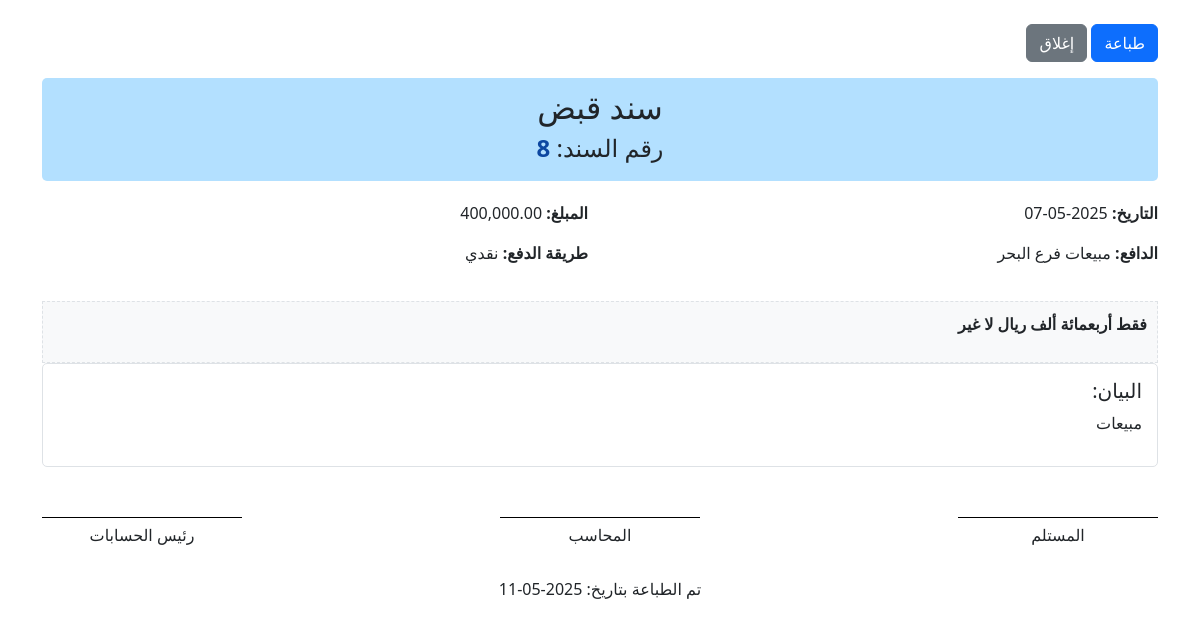
The page /receipt_vouchers/print/8 (signed in) on the database its author committed.
### tables this page shows
CREATE TABLE "receipt_vouchers" (
	"id"	INTEGER,
	"voucher_number"	INTEGER NOT NULL,
	"voucher_date"	DATE NOT NULL,
	"payer"	TEXT NOT NULL,
	"amount"	REAL NOT NULL,
	"payment_method"	TEXT NOT NULL,
	"check_number"	TEXT,
	"check_date"	DATE,
	"description"	TEXT,
	"financial_year_id"	INTEGER NOT NULL,
	"created_by"	INTEGER NOT NULL,
	"created_at"	TIMESTAMP DEFAULT CURRENT_TIMESTAMP,
	"updated_by"	INTEGER,
	"updated_at"	TIMESTAMP,
	"is_posted"	INTEGER DEFAULT 0,
	"posted_by"	INTEGER,
	"posted_at"	TIMESTAMP,
	PRIMARY KEY("id" AUTOINCREMENT),
	FOREIGN KEY("created_by") REFERENCES "users"("id"),
	FOREIGN KEY("financial_year_id") REFERENCES "financial_years"("id"),
	FOREIGN KEY("posted_by") REFERENCES "users"("id"),
	FOREIGN KEY("updated_by") REFERENCES "users"("id")
);

### app.py (the view)
@app.route('/receipt_vouchers/print/<int:voucher_id>')
@require_login
def print_receipt_voucher(voucher_id):
    conn = None
    try:
        conn = get_db()
        cursor = conn.cursor()
        cursor.execute("""
            SELECT rv.*, fy.year_name, u.username as created_by_name
            FROM receipt_vouchers rv
            LEFT JOIN financial_years fy ON rv.financial_year_id = fy.id
            LEFT JOIN users u ON rv.created_by = u.id
            WHERE rv.id = ?
        """, (voucher_id,))
        voucher = cursor.fetchone()
        if not voucher:
            flash('سند القبض المطلوب غير موجود.', 'danger')
            return redirect(url_for('list_receipt_vouchers'))
        amount_in_words = amount_to_arabic_words(voucher['amount'])
        current_date = datetime.now().strftime('%Y-%m-%d')
        return render_template('print_receipt_voucher.html',
                              voucher=voucher,
                              amount_in_words=amount_in_words,
                              current_date=current_date,
                              print_mode=True)
    except sqlite3.Error as e:
        flash(f"حدث خطأ أثناء جلب بيانات سند القبض: {e}", 'danger')
        return redirect(url_for('list_receipt_vouchers'))
    finally:
        if conn:
            conn.close()

### app.py (called while the page is built, shortened)
@app.before_request
def handle_fiscal_years_alias():
    try:
        conn = get_db()
        cursor = conn.cursor()
        cursor.execute("SELECT name FROM sqlite_master WHERE type='table' AND name='fiscal_years'")
        if not cursor.fetchone():
            cursor.execute("CREATE VIEW IF NOT EXISTS fiscal_years AS SELECT * FROM financial_years")
            conn.commit()
    except sqlite3.Error as e:
        print(f"خطأ في إنشاء fiscal_years view: {e}")
    finally:
        if conn:
            conn.close()

def is_logged_in():
    return 'user_id' in session

def require_login(f):
    @wraps(f)
    def decorated_function(*args, **kwargs):
        if not is_logged_in():
            flash('الرجاء تسجيل الدخول للوصول إلى هذه الصفحة.', 'warning')
            return redirect(url_for('login', next=request.url)) # تمرير الصفحة المطلوبة بعد تسجيل الدخول
        return f(*args, **kwargs)
    return decorated_function

def get_company_profile():
    company_profile_path = os.path.join(os.path.dirname(__file__), 'company_profile.json')
    try:
        with open(company_profile_path, 'r', encoding='utf-8') as file:
            company_profile = json.load(file)
    except Exception as e:
        company_profile = {
            "companyName": "شركة مستويات التشغيل للمقاولات",
            "commercialRegistrationNumber": "450258658",
            "taxIdentificationNumber": "450258658300258",
            "logoPath": "assets/images/logo.png"
        }
        print(f"خطأ في قراءة ملف معلومات الشركة: {e}")
    if 'logoPath' in company_profile:
        if not company_profile['logoPath'].startswith('static/'):
            company_profile['logoPath'] = 'assets/images/logo.png'
    return company_profile

@app.context_processor
def inject_company_profile():
    return {'company_profile': get_company_profile()}

def number_to_words(number):
    units = ['', 'واحد', 'اثنان', 'ثلاثة', 'أربعة', 'خمسة', 'ستة', 'سبعة', 'ثمانية', 'تسعة', 'عشرة',
             'أحد عشر', 'اثنا عشر', 'ثلاثة عشر', 'أربعة عشر', 'خمسة عشر', 'ستة عشر', 'سبعة عشر', 'ثمانية عشر', 'تسعة عشر']
    tens = ['', '', 'عشرون', 'ثلاثون', 'أربعون', 'خمسون', 'ستون', 'سبعون', 'ثمانون', 'تسعون']
    hundreds = ['', 'مائة', 'مائتان', 'ثلاثمائة', 'أربعمائة', 'خمسمائة', 'ستمائة', 'سبعمائة', 'ثمانمائة', 'تسعمائة']
    words = ''
    hundreds_value = number // 100
    if hundreds_value > 0:
        words += hundreds[hundreds_value] + ' '
        number %= 100
    return words

### templates/print_receipt_voucher.html (shortened to what this page needs)
<!DOCTYPE html>
<html lang="ar" dir="rtl">
<head>
    <link href="https://cdn.jsdelivr.net/npm/bootstrap@5.3.0-alpha1/dist/css/bootstrap.rtl.min.css" rel="stylesheet">
</head>
<body>
    <div class="container mt-4">
        <div class="no-print mb-3">
            <button onclick="window.print()" class="btn btn-primary">
                 طباعة
            </button>
            <button onclick="window.close()" class="btn btn-secondary">
                إغلاق
            </button>
        </div>
        <div class="voucher-header">
            <h2>سند قبض</h2>
            <h4>رقم السند: <span class="voucher-number">{{ voucher.voucher_number }}</span></h4>
        </div>
        <div class="voucher-info row">
            <div class="col-md-6">
                <p><strong>التاريخ:</strong> {{ voucher.voucher_date }}</p>
                <p><strong>الدافع:</strong> {{ voucher.payer }}</p>
            </div>
            <div class="col-md-6">
                <p><strong>المبلغ:</strong> {{ "{:,.2f}".format(voucher.amount) }}</p>
                <p><strong>طريقة الدفع:</strong>
                    {% if voucher.payment_method == 'cash' %}
                        نقداً
                    {% elif voucher.payment_method == 'check' %}
                        شيك رقم {{ voucher.check_number }}
                    {% elif voucher.payment_method == 'bank_transfer' %}
                        تحويل بنكي
                    {% else %}
                        {{ voucher.payment_method }}
                    {% endif %}
                </p>
            </div>
        </div>
        <div class="amount-words">
            <p>فقط {{ amount_in_words }} لا غير</p>
        </div>
        <div class="voucher-details">
            <h5>البيان:</h5>
            <p>{{ voucher.description }}</p>
        </div>
        <div class="signature-area">
            <div class="signature-box">
                {% if 'تحويل بنكي' in voucher.payment_method or voucher.payment_method == 'bank_transfer' %}
                تحويل بنكي
                {% else %}
                المستلم
                {% endif %}
            </div>
            <div class="signature-box">
                المحاسب
            </div>
            <div class="signature-box">
                رئيس الحسابات
            </div>
        </div>
        <div class="print-footer">
            <p>تم الطباعة بتاريخ: {{ current_date }}</p>
        </div>
    </div>
</body>
</html>

### templates/print_receipt_voucher.html (style rules this page uses)
.voucher-header { background-color: #b3e0ff; padding: 10px; border-radius: 5px; margin-bottom: 20px; text-align: center; }
.voucher-info { margin-bottom: 20px; }
.voucher-details { border: 1px solid #dee2e6; padding: 15px; border-radius: 5px; margin-bottom: 20px; }
.print-footer { margin-top: 30px; text-align: center; }
.signature-area { margin-top: 50px; display: flex; justify-content: space-between; }
.signature-box { border-top: 1px solid #000; width: 200px; text-align: center; padding-top: 5px; }
.voucher-number { color: #0d47a1; font-weight: bold; }
.amount-words { font-weight: bold; margin-top: 10px; padding: 10px; border: 1px dashed #dee2e6; background-color: #f8f9fa; }

### rows shown on the page
receipt_vouchers: voucher_number "8", voucher_date "2025-05-07", payer "مبيعات فرع البحر", amount "400,000.00", payment_method "نقدي", description "مبيعات"

### other values the page prints
{{ amount_in_words }} "أربعمائة ألف ريال"
